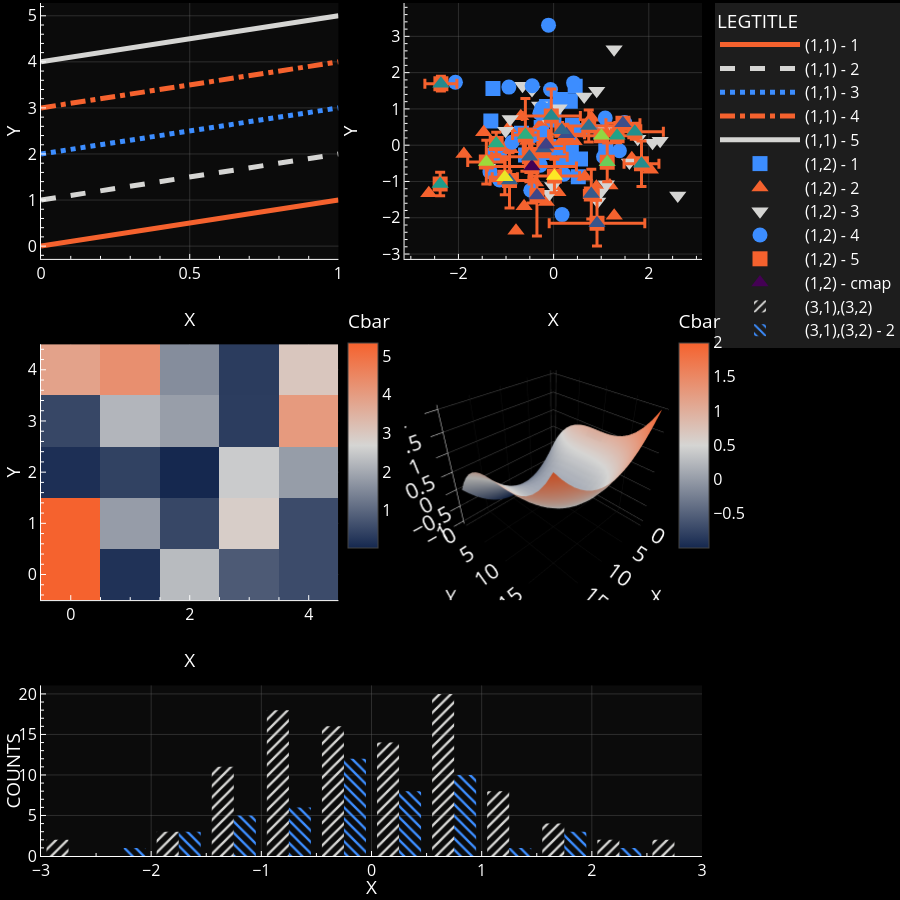

Source (notebook cell):
### Markdown cell above
## `fink("dark","cycle")`

### Code cell
importlib.reload(alstps)
colorway, ls, markers, cmap, hatches = alstps.fink("dark","cycle")
print(pio.templates)
style_testplot()
